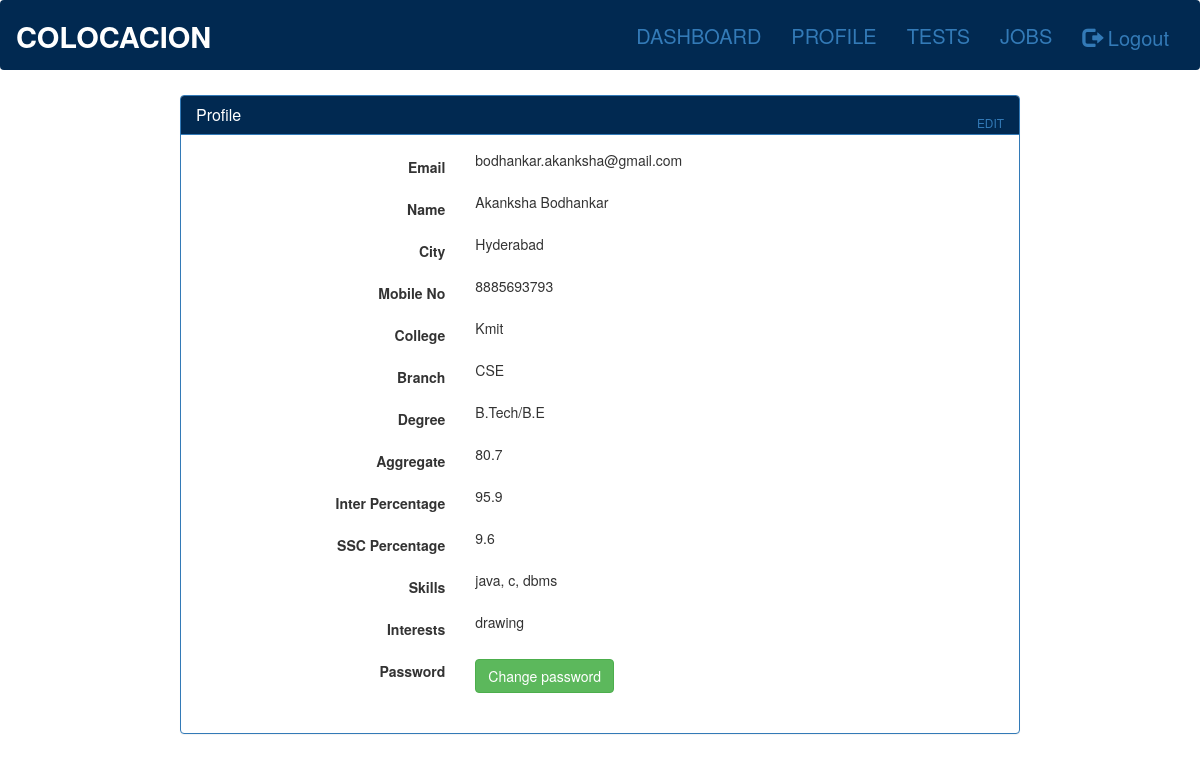
The app's page /users/profile/ (signed in), older data.
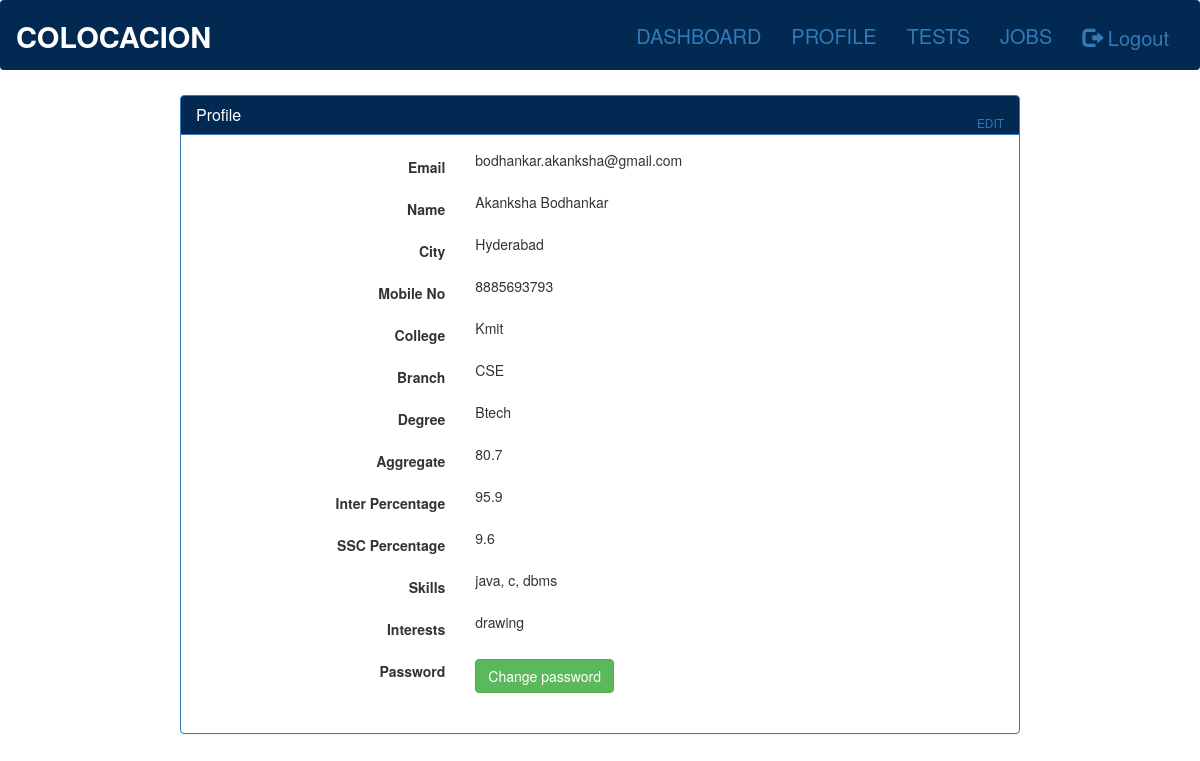
The same page, newer data.
### accounts/models.py (models this page shows, shortened)
class UserProfile(models.Model):
	DEGREE = (
        ('Btech', 'Btech'),
        ('Bcom', 'Bcom'),
        ('Bsc', 'Bsc'),
        ('Mtech', 'Mtech'),
        ('Msc', 'Msc'),
        ('BA','BA'),
        ('MBA','MBA'),
        ('BBA', 'BBA'),
    )
	email = models.ForeignKey(UserDetails, on_delete=models.CASCADE)
	college_name = models.CharField(max_length=200)
	branch = models.CharField(max_length=15)
	degree = models.CharField(max_length=10, choices=DEGREE)
	degree_percent = models.CharField(max_length=5)
	inter_percent = models.CharField(max_length=5)
	ssc_percent = models.CharField(max_length=5)
	skills = models.CharField(max_length=300)
	interests = models.CharField(max_length=300)

### users/views.py (the view)
def profile(request):
	if 'email' in request.session:
		userdetails = UserDetails.objects.get(email=request.session['email'])
		userprofile = UserProfile.objects.get(email=request.session['email'])
		return render(request, 'users/profile.html', {'form1':userdetails, 'form2':userprofile})
	else:
		return redirect('/accounts/login')

### users/templates/users/profile.html (shortened to what the changed rows need)
{% extends 'users/base.html' %}
{% block content %}
<div class="panel panel-primary "  style="margin-top:5px;margin-left:180px;margin-right:180px;" class="mainbox col-md-4 col-md-offset-4 col-sm-8 col-sm-offset-2">
	<div class="panel-body">
        <form id="signupform" class="form-horizontal" role="form" >{% csrf_token %}
								 <div class="form-group">
                                    <label for="clgname" class="col-md-4 control-label">College</label>
                                    <div class="col-md-4">
                                        {{form2.college_name}}
                                    </div>
                                </div>
								<div class="form-group">
                                    <label for="clgname" class="col-md-4 control-label">Branch</label>
                                    <div class="col-md-4">
                                      {{form2.branch}}
                                    </div>
                                </div>
								<div class="form-group">
                                    <label for="degree" class="col-md-4 control-label">Degree</label>
                                    <div class="col-md-4">
                                       {{form2.degree}}
                                    </div>
                                </div>
								<div class="form-group">
                                    <label for="degreepercent" class="col-md-4 control-label">Aggregate</label>
                                    <div class="col-md-4">
                                       {{form2.degree_percent}}
                                    </div>
                                </div>
								<div class="form-group">
                                    <label for="interpercent" class="col-md-4 control-label">Inter Percentage</label>
                                    <div class="col-md-4">
                                        {{form2.inter_percent}}
                                    </div>
                                </div>
								<div class="form-group">
                                    <label for="sscpercent" class="col-md-4 control-label">SSC  Percentage</label>
                                    <div class="col-md-4">
                                       {{form2.ssc_percent}}
                                    </div>
                                </div>
								                                                                <div class="form-group">
                                    <label for="skills" class="col-md-4 control-label">Skills</label>
                                    <div class="col-md-4">
                                      {{form2.skills}}
                                    </div>
                                </div>
                                 <div class="form-group">
                                    <label for="interests" class="col-md-4 control-label">Interests</label>
                                    <div class="col-md-4">
                                        {{form2.interests}}
                                    </div>
                                </div>
	</div>
                              </div>
{% endblock %}

Row changes from the older to the newer data that the page shows:
changed UserProfile "Kmit": degree "B.Tech/B.E" → "Btech"
